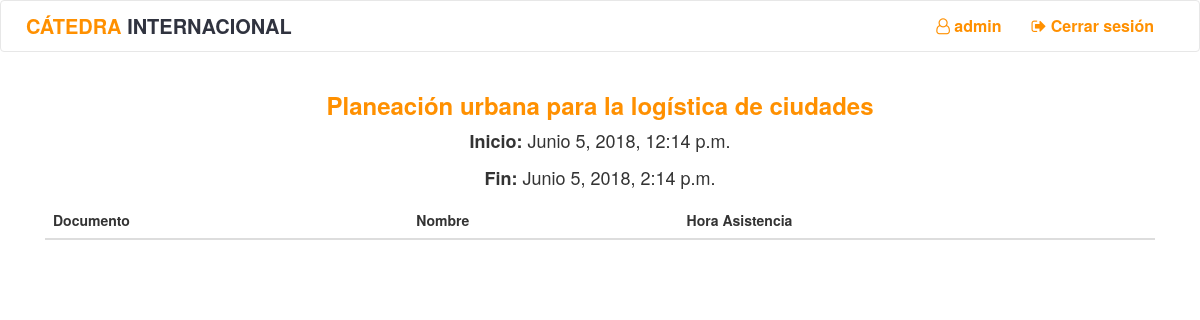
The page /clase/3/ (signed in) on the database its author committed.
### qr/models.py (models this page shows, shortened)
class Curso(models.Model):
    identificador = models.IntegerField(default=0000, null=False)
    nombre = models.CharField(max_length=300)
    monitores = models.ManyToManyField(User)

class Clase(models.Model):
    inicio = models.DateTimeField(default=datetime.now)
    fin = models.DateTimeField(default=datetime.now)
    curso = models.ForeignKey(Curso, on_delete=models.CASCADE)

### qr/views.py (the view)
# urls.py: url(r"^clase/(?P<id_clase>[0-9]+)/$", views.clase, name="clase"),
def clase(request,id_clase):
    if not request.user.is_authenticated():
        return redirect('qr:login')
    clase = get_object_or_404(Clase, pk=id_clase)
    curso = get_object_or_404(Curso, pk=clase.curso.id)
    monitor = get_object_or_404(User, pk=request.user.id)
    asistencias = clase.asistencia_set.all()
    if not monitor in curso.monitores.all():
        return redirect('qr:home')
    currentDate = datetime.now() #+ timedelta(hours=5)
    formato_local = "%d de %B del %Y a las %I:%M"
    if request.user.is_authenticated():
        if request.method == "POST":
            qr_text = request.body.decode("utf-8").split("?")
            estudiante = get_object_or_404(Estudiante, identificacion=qr_text[0])
            response = {}
            print(currentDate.hour,"|",clase.fin.hour,"-",currentDate.minute,"|",clase.fin.minute)
            if estudiante in asistencias:
                response["status"] = -201
                response["message"] = "Asistencia rechazada. La persona ya tiene una asistencia creada"
                print("Asistencia rechazada: la persona tiene asistencia")
            elif currentDate.hour>=clase.fin.hour and currentDate.minute>clase.fin.minute:
                response["status"] = -202
                response["message"] = "Tiempo finalizado. Ya no se puede registrar"
                print("El tiempo ha finalizado. Ya no se puede registrar")
            elif not curso in estudiante.cursos.all() :
                response["status"] = -203
                response["message"] = "El estudiante no tiene el curso registrado"
                print("El estudiante no tiene el curso registrado")
            elif curso in estudiante.cursos.all() and curso.identificador == int(qr_text[1]) and monitor in curso.monitores.all():
                asistencia = Asistencia.objects.create(clase=clase, estudiante=estudiante, monitor=monitor, fecha=datetime.now(tz=timezone.utc))
                response["status"] = 200
                response["message"] = "Asistencia tomada con exito"
                response["asistencia"] = {"nombre": asistencia.estudiante.nombre, "documento": asistencia.estudiante.identificacion}
                response["fecha"] = currentDate.strftime(formato_local)
                print("Asistencia tomada")
            else:
                response["status"] = -200
                response["message"] = "No se puede tomar la asistencia al estudiante"
                print("Error al tomar asistencia")
            return HttpResponse(JsonResponse(response))
    context = {
        "clase": clase,
        "curso": curso,
        "active": clase.inicio <= datetime.now(tz=timezone.utc)+timedelta(minutes=30) and clase.fin > datetime.now(tz=timezone.utc),
        "asistencias":asistencias
    }
    return render(request, "qr/clase.html", context)

### templates/qr/clase.html (shortened to what this page needs)
{% extends 'qr/base.html' %}
{% load staticfiles %}
{% block head %}
    <link rel='stylesheet' href="{% static "qr/css/qr.css" %}" />
    <link rel='stylesheet' href="{% static "qr/css/clase.css" %}" />
{% endblock %}
{% block body %}
    <div class="container" ng-app="Scanner" ng-controller="scan-controller">
        <div class="row center">
            <h3><b><a class="yellow" href="{% url 'qr:curso' curso.id %}">{{ curso.nombre }}</a></b></h3>
            <p class="center hora"><b>Inicio:</b> {{ clase.inicio }}</p>
            <p class="center hora"><b>Fin:</b> {{ clase.fin }}</p>
        </div>
        <div clas="row">
            {% if active %}
            <div class="col-sm-4">
                <p>Por favor haga click en el boton para leer un codigo QR. Si la persona no cuenta con codigo QR, puede ingresar el documento en el campo y hacer clic en insertar</p>
                <br>
                <div class="center">
                    <button class="btn btn-success" ng-click="start()">
                        Leer codigo QR
                    </button>
                </div>
                <br>
                <p ng-hide="cameraRequested">El navegador debera pedir permiso para acceder a la camara</p>
                <br>
                <div>
                  <bc-qr-reader class="qr_camera" active="cameraRequested" on-result="processURLfromQR" on-error="onError" camera-status="cameraIsOn"  width="100px" height="100px"></bc-qr-reader>
                </div>
                <p ng-show="url">QR Detectado: {% verbatim %}<b>{{ url }}</b>{% endverbatim %}</p>
                <div ng-show="bien" class="alert alert-success">
                  <strong>Exito: </strong> {% verbatim %}{{ mensaje }}{% endverbatim %}
                </div>
                <div ng-show="mal" class="alert alert-danger">
                  <strong>Error: </strong> {% verbatim %}{{ mensaje }}{% endverbatim %}
                </div>
                <p ng-bind="cameras"></p>
                <br>
                <div class="row">
                    <div class="col-xs-8">
                        <input ng-model="identificacion" class="form-control" type="text" name="fname" placeholder="Documento">
                    </div>
                    <input  class="btn col-xs-4 " type="submit" value="Insertar" ng-click="asistenciaManual({{ curso.identificador }})">
                </div>
            </div>
            <div class="col-sm-8">
            {% else %}
            <div class="col-sm-12">
            {% endif %}
                <table class="table">
                  <thead class="thead-light">
                    <tr>
                      <th scope="col">Documento</th>
                      <th scope="col">Nombre</th>
                      <th scope="col">Hora Asistencia</th>
                    </tr>
                  </thead>
                </table>
            </div>
        </div>
    </div>
{% endblock %}

### templates/qr/base.html (shortened to what this page needs)
<!DOCTYPE html>
<html>
    {% load staticfiles %}
    <head>
        <link rel="stylesheet" href="https://maxcdn.bootstrapcdn.com/bootstrap/3.3.7/css/bootstrap.min.css">
        <link rel="stylesheet" href="https://maxcdn.bootstrapcdn.com/font-awesome/4.7.0/css/font-awesome.min.css">
        <link rel="stylesheet" href="{% static "qr/css/qr.css" %}">
        {% block head %}{% endblock %}
    </head>
    <body>
        {% if user.is_authenticated %}
        <header class="page-row">
            <nav class="navbar navbar-default">
              <div class="container-fluid">
                <div class="navbar-header">
                    <a class="li_nav" href="{% url 'qr:home' %}">
                        <span class="nav-title">CÁTEDRA <span class="text-gray">INTERNACIONAL</span></span>
                    </a>
                </div>
                <div class="collapse navbar-collapse" id="bs-example-navbar-collapse-1">
                  <ul class="nav navbar-nav right-nav">
                    <li id="li-username">
                        <a class="li_nav" href="{% url 'qr:me' %}">
                            <i class="fa fa-user-o" aria-hidden="true"></i> {{ user.username }}
                        </a>
                    </li>
                    {% if user.is_authenticated %}
                        <li>
                            <a class="li_nav" href="{% url 'qr:logout' %}"><i class="fa fa-sign-out" aria-hidden="true"></i> Cerrar sesión</a>
                        </li>
                    {% else %}
                        <li>
                            <a class="li_nav" href="{% url 'qr:login' %}"><i class="fa fa-sign-in" aria-hidden="true"></i> Iniciar sesión</a>
                        </li>
                    {% endif %}
                  </ul>
                </div>
              </div>
            </nav>
        </header>
        {% endif %}
        <main class="page-row page-row-expanded">
            {% block body %}{% endblock %}
        </main>
    </body>
</html>

### qr/static/qr/css/qr.css (style rules this page uses)
body { background-color: #ffffff; }
h4,h1,h2,h3,h5, .yellow { color: #FF9000; }
.center { text-align: center; }
#li-username { line-height: 50px; color: #777777; }
.navbar { background-color: #ffffff; color: #FF9000; }
.li_nav { color: #FF9000 !important; font-size: 16px; }
.nav-title { line-height: 50px; color: #FF9000; font-weight: bold; margin-left: 10px; font-size: 20px ; }
a { color: #30333F; font-weight: bold; }
.text-gray { color: #30333F; }
@media (min-width: 768px) { .right-nav { float: right; } }

### qr/static/qr/css/clase.css (style rules this page uses)
.hora { font-size: 18px; }

### rows shown on the page
Curso: nombre "Planeación urbana para la logística de ciudades"
Clase: inicio "Junio 5, 2018, 12:14 p.m.", fin "Junio 5, 2018, 2:14 p.m."

### other values the page prints
{{ user.username }} "admin"
